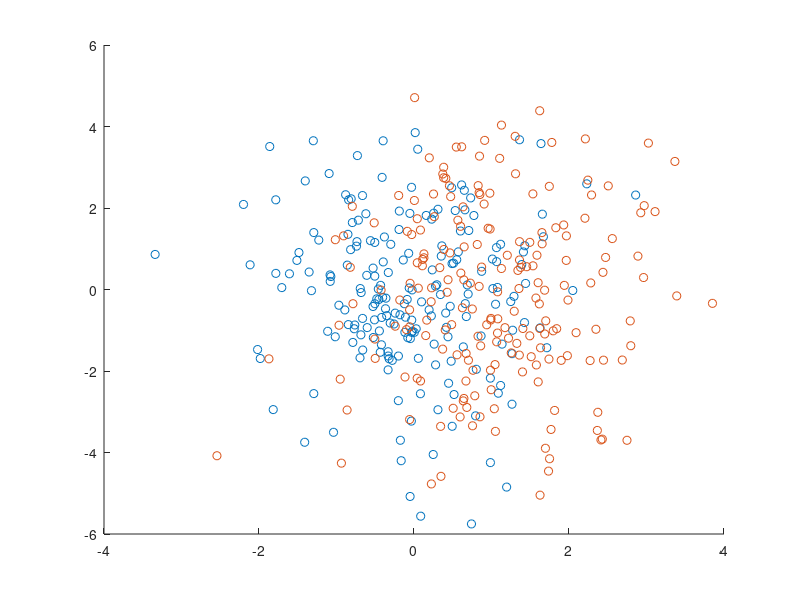

MATLAB code for this plot: (Note: this script raises an error after producing the figure.)
function test_snr()
addpath('/Users/gkour/drive/PhD/events_analysis/Neural Decoding')
close all

%test_distant_geometries_orthogonal_vs_parallel()
test_overlapping_geometries()
% test_biased_geometries()

end


function test_distant_geometries_orthogonal_vs_parallel()
    
    cov(:,:,1) = [4, 0; 0, 1];
    cov(:,:,2) = [1, 0; 0, 4];
    
    for i=1:2
        samples_m1 = mvnrnd([0 ,0],cov(:,:,i),200);
        samples_m2 = mvnrnd([4 ,0],cov(:,:,i),200);

        figure;
        hold on;
        scatter(samples_m1(:,1),samples_m1(:,2))
        scatter(samples_m2(:,1),samples_m2(:,2))
        axis equal
        hold off;



        [geom1.centroid, geom1.D, geom1.U, geom1.Ri, geom1.N] = extract_geometry(samples_m1);
        [geom2.centroid, geom2.D, geom2.U, geom2.Ri, geom2.N] = extract_geometry(samples_m2);


        [snr,error_a] = SNR(geom1, geom2);
        arrayfun(error_a, 1:20)
    end
end


function test_overlapping_geometries()
    
    cov = [1, 0; 0, 4];
    samples_m1 = mvnrnd([0 ,0],cov,200);
    samples_m2 = mvnrnd([1 ,0],cov,200);
    
    figure;
    hold on;
    scatter(samples_m1(:,1),samples_m1(:,2))
    scatter(samples_m2(:,1),samples_m2(:,2))
    hold off;
    
    [geom1.centroid, geom1.D, geom1.U, geom1.Ri, geom1.N] = extract_geometry(samples_m1);
    [geom2.centroid, geom2.D, geom2.U, geom2.Ri, geom2.N] = extract_geometry(samples_m2);


    [snr,error_a] = SNR(geom1, geom2);
    arrayfun(error_a, 1:20)
end

function test_biased_geometries()
    
    cov = [1, 0; 0, 4];
    samples_m1 = mvnrnd([0 ,0],cov,200);
    samples_m2 = mvnrnd([4 ,0],2*cov,200);
    
    figure;
    hold on;
    scatter(samples_m1(:,1),samples_m1(:,2))
    scatter(samples_m2(:,1),samples_m2(:,2))
    hold off;
    
    [geom1.centroid, geom1.D, geom1.U, geom1.Ri, geom1.N] = extract_geometry(samples_m1);
    [geom2.centroid, geom2.D, geom2.U, geom2.Ri, geom2.N] = extract_geometry(samples_m2);


    [snr,error_a] = SNR(geom1, geom2);
    arrayfun(error_a, 1:20)
    
    [snr,error_b] = SNR(geom2, geom1);
    arrayfun(error_b, 1:20)
    
end
